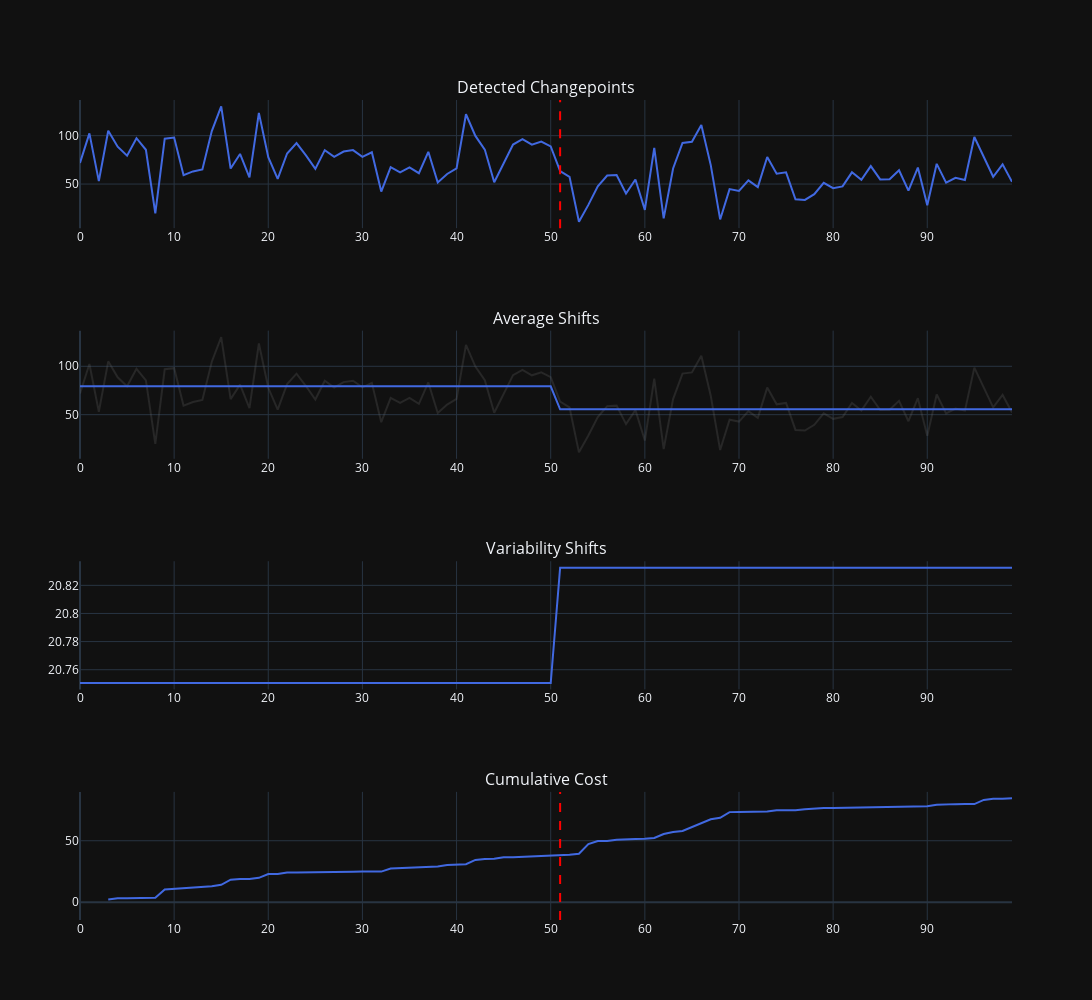

Source (notebook cell):
### Code cell
plot_pelt_diagnostics(xs, cps, outputs[0])
